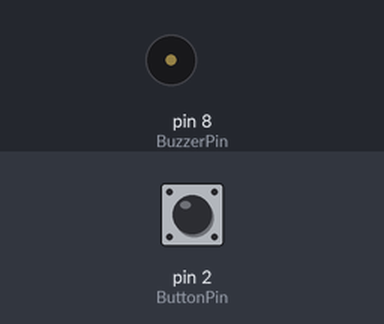
Simulated run of this sketch. Board: Arduino Uno, built with avr-gcc and run on an emulated ATmega328P. On the bench: buzzer (waves = sounding). Inputs (shaded band) come from the test bench; at power-on: pin 2 (ButtonPin) HIGH.

Above: at 1.2 s.
1.3 s: pin 2 (ButtonPin) pulled LOW for 0.15 s
At 2.5 s:
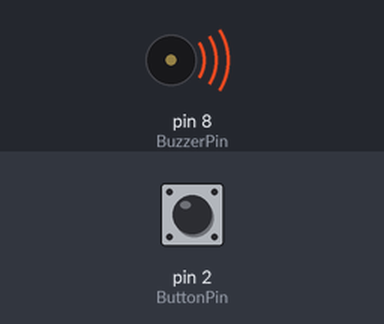
Timing chart, 0 to 8.3 s (numbered marks = the images above; inputs shaded):
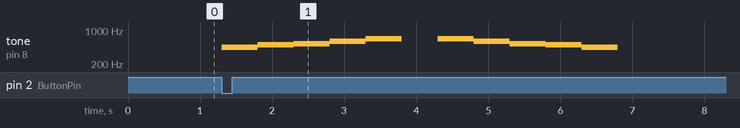

The sketch:

Practica16_BuzzerActivoPassivo.ino
```cpp
//Practica 15 - Buzzer Activo/Passivo
// Declaración de pines y variables
int BuzzerPin = 8;        // Pin digital donde está conectado el buzzer
int ButtonPin = 2;        // Pin digital donde está conectado el botón
int ButtonState;          // Variable para guardar el estado del botón (presionado o no)
int delayTime = 500;      // Tiempo de espera entre notas en milisegundos

// ----------------

void setup() {
  pinMode(BuzzerPin, OUTPUT);         // El buzzer se comporta como salida (produce sonido)
  pinMode(ButtonPin, INPUT_PULLUP);   // El botón usa resistencia interna pull-up
  // Esto significa que el pin estará normalmente en estado ALTO (HIGH)
  // y pasará a BAJO (LOW) cuando se presione el botón.
}
// ----------------

void loop() {
  ButtonState = digitalRead(ButtonPin);   // Lee el estado del botón (HIGH o LOW)
  // Si el botón está presionado (LOW por el pull-up)
  if (ButtonState == LOW) {

    // Serie de notas que forman una pequeña melodía ascendente
    tone(BuzzerPin, 440);  // A4: 440 Hz
    delay(delayTime);      // Espera 500 ms

    tone(BuzzerPin, 494);  // B4: 494 Hz
    delay(delayTime);

    tone(BuzzerPin, 523);  // C5: 523 Hz
    delay(delayTime);

    tone(BuzzerPin, 587);  // D5: 587 Hz
    delay(delayTime);

    tone(BuzzerPin, 659);  // E5: 659 Hz
    delay(delayTime);

    // Se detiene el sonido por un momento
    noTone(BuzzerPin);
    delay(delayTime);

    // Serie de notas descendente
    tone(BuzzerPin, 659);  // E5
    delay(delayTime);

    tone(BuzzerPin, 587);  // D5
    delay(delayTime);

    tone(BuzzerPin, 523);  // C5
    delay(delayTime);

    tone(BuzzerPin, 494);  // B4
    delay(delayTime);

    tone(BuzzerPin, 440);  // A4
    delay(delayTime);
  }
  else {
    // Si el botón no está presionado, apaga el buzzer
    noTone(BuzzerPin);
  }
}
```

Measured:
- after the input at 1.3 s, tone on pin 8 (BuzzerPin): plays 440 Hz for 0.50 s, 494 Hz for 0.50 s, 523 Hz for 0.50 s, 587 Hz for 0.50 s, 659 Hz for 0.50 s, 659 Hz for 0.50 s … (10 notes in this stretch), starting at once
